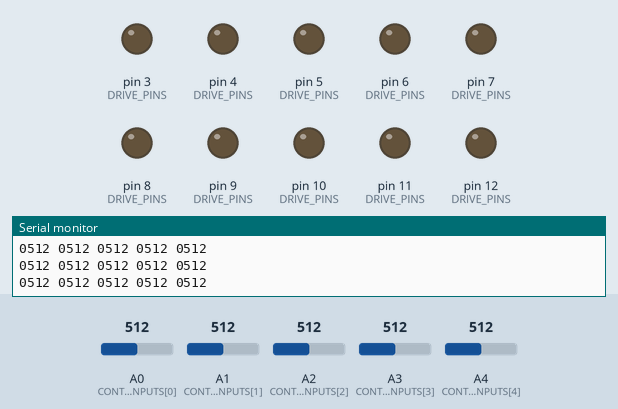
This sketch was run on a simulated Arduino Uno, built with avr-gcc and run on an emulated ATmega328P. Parts: output pins drawn as LEDs (lit = HIGH), the last lines printed to the serial monitor. The inputs (shaded band) are chosen by the test bench; at power-on: A0 (CONTROL_INPUTS[0]) = 512, A1 (CONTROL_INPUTS[1]) = 512, A2 (CONTROL_INPUTS[2]) = 512, A3 (CONTROL_INPUTS[3]) = 512, A4 (CONTROL_INPUTS[4]) = 512.

Above: at 1.2 s.
1.3 s: A0 (CONTROL_INPUTS[0]) set to 787
2.8 s: A0 (CONTROL_INPUTS[0]) set to 817
At 3.1 s:
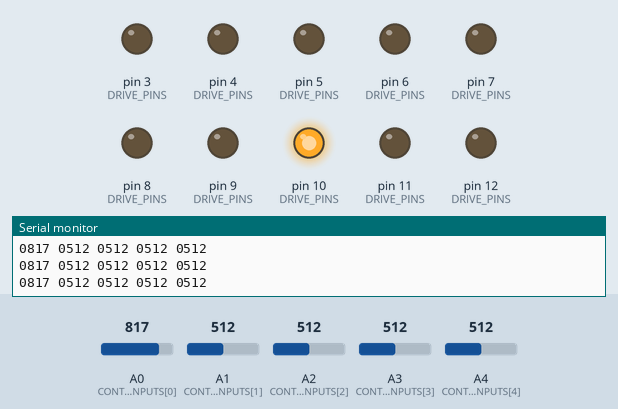
4.3 s: A1 (CONTROL_INPUTS[1]) set to 782
7.3 s: A1 (CONTROL_INPUTS[1]) set to 811
At 8.5 s:
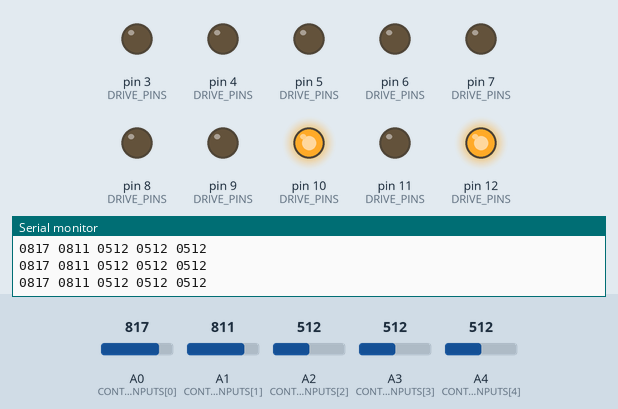
8.8 s: A2 (CONTROL_INPUTS[2]) set to 790
10.3 s: A2 (CONTROL_INPUTS[2]) set to 815
At 11.0 s:
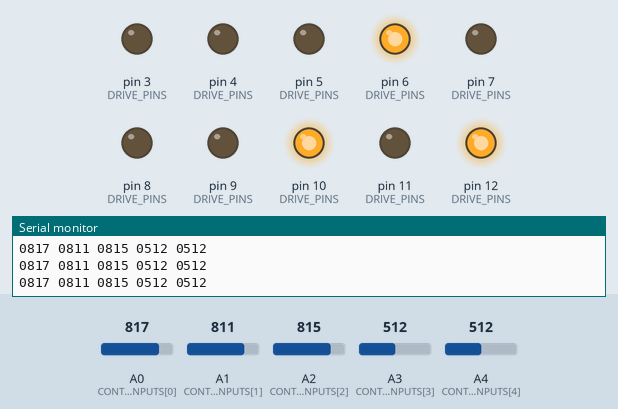
Timing chart, 0 to 12.8 s (numbered marks = the images above; inputs shaded):
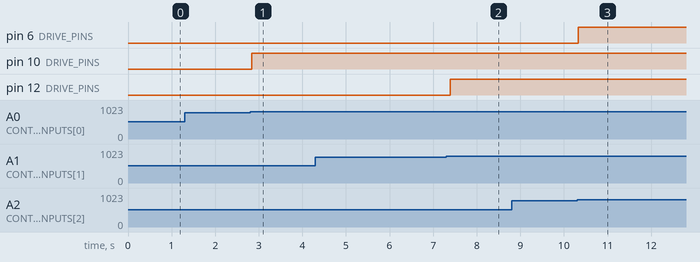

The sketch:

arduino-owi-robot-arm.ino
```cpp
const int CONTROL_INPUTS[] = {A0,A1,A2,A3,A4};
const int NUM_CONTROL_INPUTS = 5;

const int NUM_MOTORS = 5;
const int PINS_PER_MOTOR = 2;
const int DRIVE_PINS[NUM_MOTORS][PINS_PER_MOTOR] = {
  {9, 10},
  {11, 12},
  {5, 6},
  {7, 8},
  {3, 4}
};

void setup() {
    // put your setup code here, to run once:
    Serial.begin(9600);
    while (!Serial) {
        ; // Wait until Serial is available
    }

    // Set all the drive pins to OUTPUT mode
    for(int i=0; i < NUM_MOTORS; i++) {
        for( int j=0; j < PINS_PER_MOTOR; j++) {
            pinMode(DRIVE_PINS[i][j], OUTPUT);
        }
    }

    // Set all the input control pins to INPUT_PULLUP mode
    for(int i=0; i < NUM_CONTROL_INPUTS; i++) {
        pinMode(CONTROL_INPUTS[i], INPUT_PULLUP);
    }

}

void driveMotor(int motor, int direction)
{
    if(direction == -1) {
        digitalWrite(DRIVE_PINS[motor][0], HIGH);
        digitalWrite(DRIVE_PINS[motor][1], LOW);
    } else if(direction == 1) {
        digitalWrite(DRIVE_PINS[motor][0], LOW);
        digitalWrite(DRIVE_PINS[motor][1], HIGH);
    } else {
        digitalWrite(DRIVE_PINS[motor][0], LOW);
        digitalWrite(DRIVE_PINS[motor][1], LOW);
    }
}

void loop() {

    //print out the value of the pushbutton
    int val = 0;
    int dir = 0;
    char formatted[3];
    for(int i=0; i < NUM_CONTROL_INPUTS; i++) {
        val = analogRead(CONTROL_INPUTS[i]);
        dir = directionFromAnalogValue(val);
        sprintf(formatted,"%04d ",val);
        Serial.print(formatted);

        driveMotor(i,dir);

    }
    Serial.println();

    delay(100);
}

/* Based on the controller being wired up with 3.3V for one pole and GND for the other.
 * The Analog inputs are configured INPUT_PULLUP, so normally 5V.
 * If the val is 800 - 900 (around 3.3V) then its been pushed down
 * If the val is   0 - 100 (around 0V) then its been pushed up
 */
int directionFromAnalogValue(long val)
{
    if(val < 100) {
        return -1; // Pushed Down
    } else if(val > 800 && val < 1000) {
        return 1;  // Pushed Up
    } else {
        return 0;  // Idle
    }
}
```

Measured:
- the behaviour switches between 800 and 801 on A0 (CONTROL_INPUTS[0]) (found by bisection; images 0 and 1)
- the behaviour switches between 800 and 801 on A1 (CONTROL_INPUTS[1]) (found by bisection; images 1 and 2)
- the behaviour switches between 800 and 801 on A2 (CONTROL_INPUTS[2]) (found by bisection; images 2 and 3)
- after the input at 2.8 s, pin 10 (DRIVE_PINS): LOW → HIGH at once
- after the input at 7.3 s, pin 12 (DRIVE_PINS): LOW → HIGH after 0.09 s
- after the input at 10.3 s, pin 6 (DRIVE_PINS): LOW → HIGH at once
